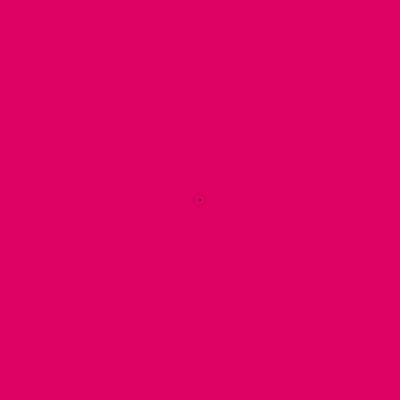
Frame 1 (no input)
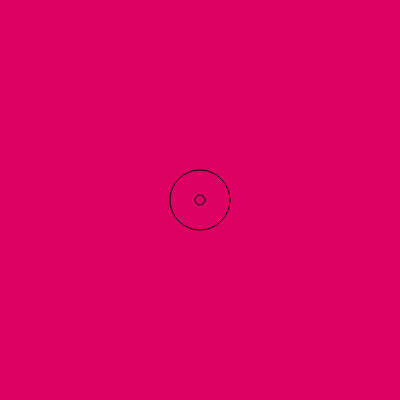
Frame 60 (no input)
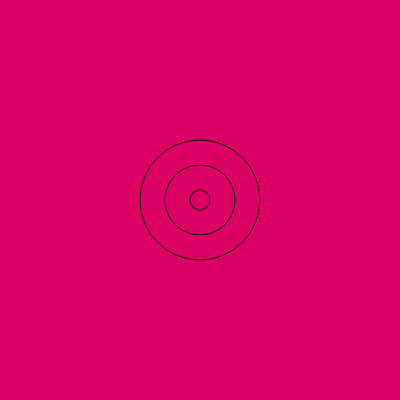
Frame 120 (the mouse pressed at the canvas centre since frame 60)

The p5.js sketch that drew these frames (run headless with seeded random() and noise() and a simulated clock; from frame 60 on, the mouse is pressed at the canvas centre):

// p5.js sketch
// ── sketch.js
const width = 400;
const height = 400;
const shapes = [];

const SPAWN_SIZE = 50;
const CIRCUMSCRIBED_DIAMETER = width * Math.sqrt(2);

class Circle {

	constructor() {
		this.centerX = width / 2;
		this.centerY = height / 2;
		this.size = 0;
		this.growthSpeed = 1;
	}
	
	draw() {
			this.size += this.growthSpeed;			
			ellipse(this.centerX, this.centerY, this.size, this.size);
	}	
}

function setup() {
	createCanvas(width, height);
	createCircle();
}

function draw() {
	background(220, 0, 100);
	noFill();
	for(const circle of shapes) {
		if(circle.size > CIRCUMSCRIBED_DIAMETER){
			array.shift(1);
		}
		circle.draw();
	}
	const lastCircle = shapes[shapes.length - 1];
	if(lastCircle.size == SPAWN_SIZE){
		createCircle();
	}
}

function createCircle(){
	const c = new Circle();
	shapes.push(c);
}
